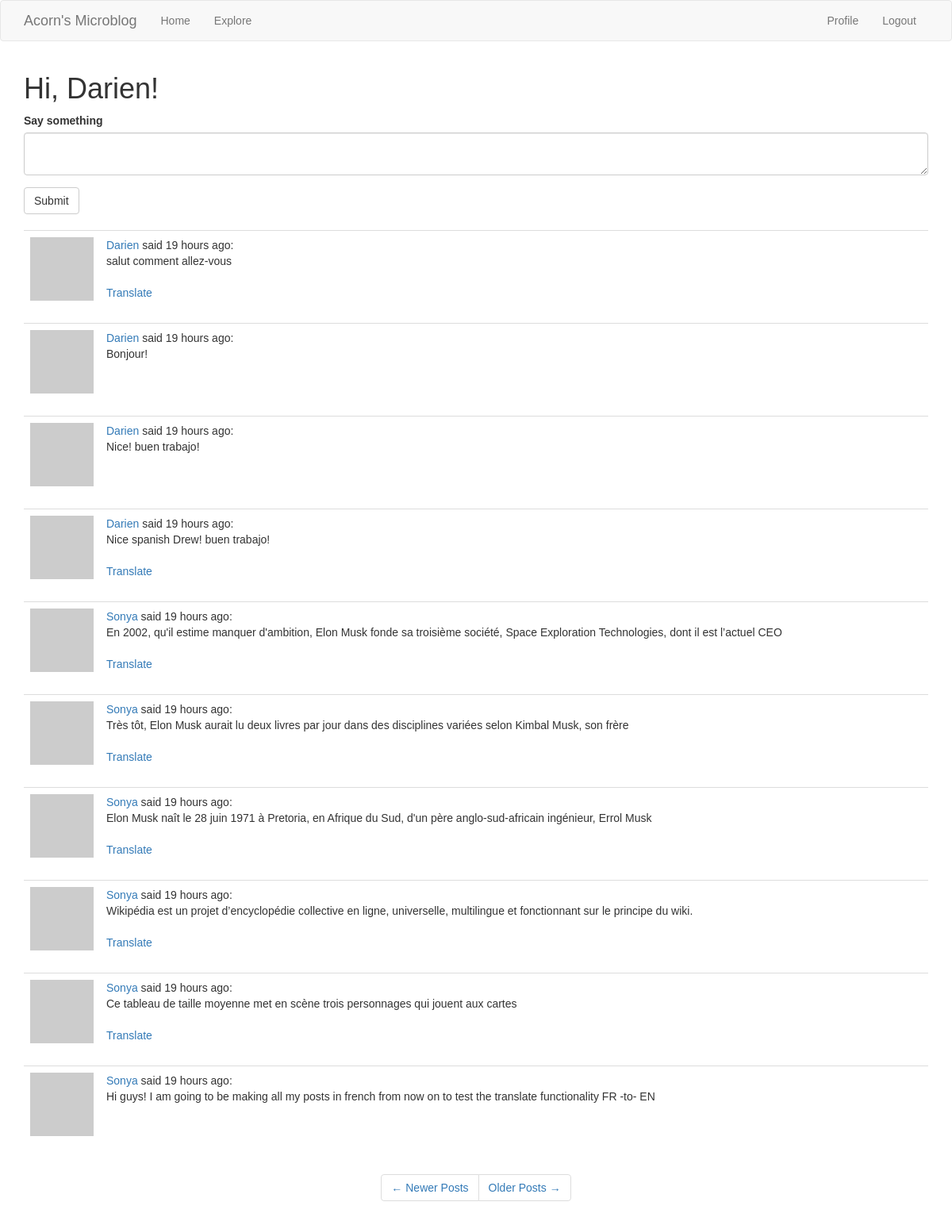
Page /index?page=2 (signed in) on the committed database.
### app/models.py (models this page shows, shortened)
class User(UserMixin, db.Model):
    id = db.Column(db.Integer, primary_key=True)
    username = db.Column(db.String(64), index=True, unique=True)
    email = db.Column(db.String(120), index=True, unique=True)
    password_hash = db.Column(db.String(128))
    posts = db.relationship('Post', backref='author', lazy='dynamic')
    followed = db.relationship('User',
                               secondary=followers,
                               primaryjoin=(followers.c.follower_id == id),
                               secondaryjoin=(followers.c.followed_id == id),
                               backref=db.backref('followers',
                                                  lazy='dynamic'),
                               lazy='dynamic')
    def followed_posts(self):
        followed = Post.query \
            .join(followers, (followers.c.followed_id == Post.user_id)) \
            .filter(followers.c.follower_id == self.id)
        own = Post.query.filter_by(user_id=self.id)
        return followed.union(own).order_by(Post.timestamp.desc())
    about_me = db.Column(db.String(140))
    last_seen = db.Column(db.DateTime, default=datetime.utcnow)
    def avatar(self, size):
        digest = md5(self.email.lower().encode('utf-8')).hexdigest()
        return 'https://www.gravatar.com/avatar/{}?d=identicon&s={}'.format(digest, size)

class Post(db.Model):
    id = db.Column(db.Integer, primary_key=True)
    body = db.Column(db.String(140))
    timestamp = db.Column(db.DateTime, index=True, default=datetime.utcnow)
    user_id = db.Column(db.Integer, db.ForeignKey('user.id'))
    language = db.Column(db.String(5))

### app/main/routes.py (the view, shortened to what this page needs)
@bp.route('/', methods=['GET', 'POST'])
@bp.route('/index', methods=['GET', 'POST'])
@login_required
def index():
    form = PostForm()
    page = request.args.get('page', 1, type=int)  # Arg 1: Query Variable, Arg 2: Default Value, Arg 3: D-TYPE (INT)
    posts = current_user.followed_posts().paginate(page, current_app.config['POSTS_PER_PAGE'], False)
    next_url = url_for('main.index', page=posts.next_num) if posts.has_next else None  # Conditional based on has_next
    prev_url = url_for('main.index', page=posts.prev_num) if posts.has_prev else None  # Conditional based on has_prev
    return render_template('index.html',
                           title='Home Page', posts=posts.items, form=form, next_url=next_url, prev_url=prev_url)

### app/main/forms.py
class PostForm(FlaskForm):
    post = TextAreaField('Say something', validators=[DataRequired(), Length(min=1, max=140)])
    submit = SubmitField('Submit')

### app/main/routes.py (called while the page is built)
@bp.before_request
def before_request():
    g.locale = str(get_locale())
    if current_user.is_authenticated:
        current_user.last_seen = datetime.utcnow()
        db.session.commit()

### app/models.py (called while the page is built)
@login.user_loader
def load_user(id):
    return User.query.get(int(id))  # DB may use numeric ID hence the int conversion

### app/templates/index.html
{% extends "base.html" %}
{% import 'bootstrap/wtf.html' as wtf %}
{% block app_content %}
    <h1>
        Hi, {{ current_user.username }}!
    </h1>
    {% if form %}
        {{ wtf.quick_form(form) }}
        <br>
    {% endif %}
    {% for post in posts %}
        {% include '_post.html' %}
    {% endfor %}
    <div class="row text-center">
        <nav aria-label="...">
            <ul class="pagination">
                <li class="page-item{% if not prev_url %} disabled{% endif %}">
                    <a class="page-link" href="{{ prev_url or '#' }}" tabindex="{% if not prev_url %}-1{%else%}1{%endif%}">
                        <span aria-hidden="true">&larr;</span> Newer Posts
                    </a>
                </li>
                <li class="page-item{% if not next_url %} disabled{% endif %}">
                    <a class="page-link" href="{{ next_url or '#' }}" tabindex="{% if not next_url %}-1{%else%}1{%endif%}">
                        Older Posts <span aria-hidden="true">&rarr;</span>
                    </a>
                </li>
            </ul>
        </nav>
    </div>
{% endblock %}

### app/templates/_post.html
<table class="table table-hover">
        <tr>
            <td width="70px">
                <a href="{{ url_for('main.user', username=post.author.username) }}">
                    <img src="{{ post.author.avatar(70) }}" />
                </a>
            </td>
            <td>
                <a class="font-weight-bold" style="text-decoration:none;" href="{{ url_for('main.user', username=post.author.username) }}">
                    {{ post.author.username }}
                </a>
                said {{ moment(post.timestamp).fromNow() }}:
                <br>
                <span id="post{{ post.id }}">
                    {{ post.body }}
                </span>
                {% if post.language and post.language != g.locale %}
                <br><br>
                <span id="translation{{ post.id }}">
                    <a href="javascript:translate(
                                '#post{{ post.id }}',
                                '#translation{{ post.id }}',
                                '{{ post.language }}',
                                '{{ g.locale }}');">{{ 'Translate' }}
                    </a>
                </span>
                {% endif %}
            </td>
        </tr>
    </table>

### app/static/css/main.css (style rules this page uses)
html { font-family: commuters-sans, sans-serif; }
body { font-family: commuters-sans, sans-serif; }

### rows in the picture
User: username "Darien"
Post: author.username "Darien", timestamp "19 hours ago", body "salut comment allez-vous", value "Translate"
Post: author.username "Darien", timestamp "19 hours ago", body "Bonjour!"
Post: author.username "Darien", timestamp "19 hours ago", body "Nice! buen trabajo!"
Post: author.username "Darien", timestamp "19 hours ago", body "Nice spanish Drew! buen trabajo!", value "Translate"
Post: author.username "Sonya", timestamp "19 hours ago", body "En 2002, qu'il estime manquer d'ambition, Elon Musk fonde sa troisième société, Space Exploration Technologies, dont il est l’actuel CEO", value "Translate"
Post: author.username "Sonya", timestamp "19 hours ago", body "Très tôt, Elon Musk aurait lu deux livres par jour dans des disciplines variées selon Kimbal Musk, son frère", value "Translate"
Post: author.username "Sonya", timestamp "19 hours ago", body "Elon Musk naît le 28 juin 1971 à Pretoria, en Afrique du Sud, d'un père anglo-sud-africain ingénieur, Errol Musk", value "Translate"
Post: author.username "Sonya", timestamp "19 hours ago", body "Wikipédia est un projet d’encyclopédie collective en ligne, universelle, multilingue et fonctionnant sur le principe du wiki.", value "Translate"
Post: author.username "Sonya", timestamp "19 hours ago", body "Ce tableau de taille moyenne met en scène trois personnages qui jouent aux cartes", value "Translate"
Post: author.username "Sonya", timestamp "19 hours ago", body "Hi guys! I am going to be making all my posts in french from now on to test the translate functionality FR -to- EN"
